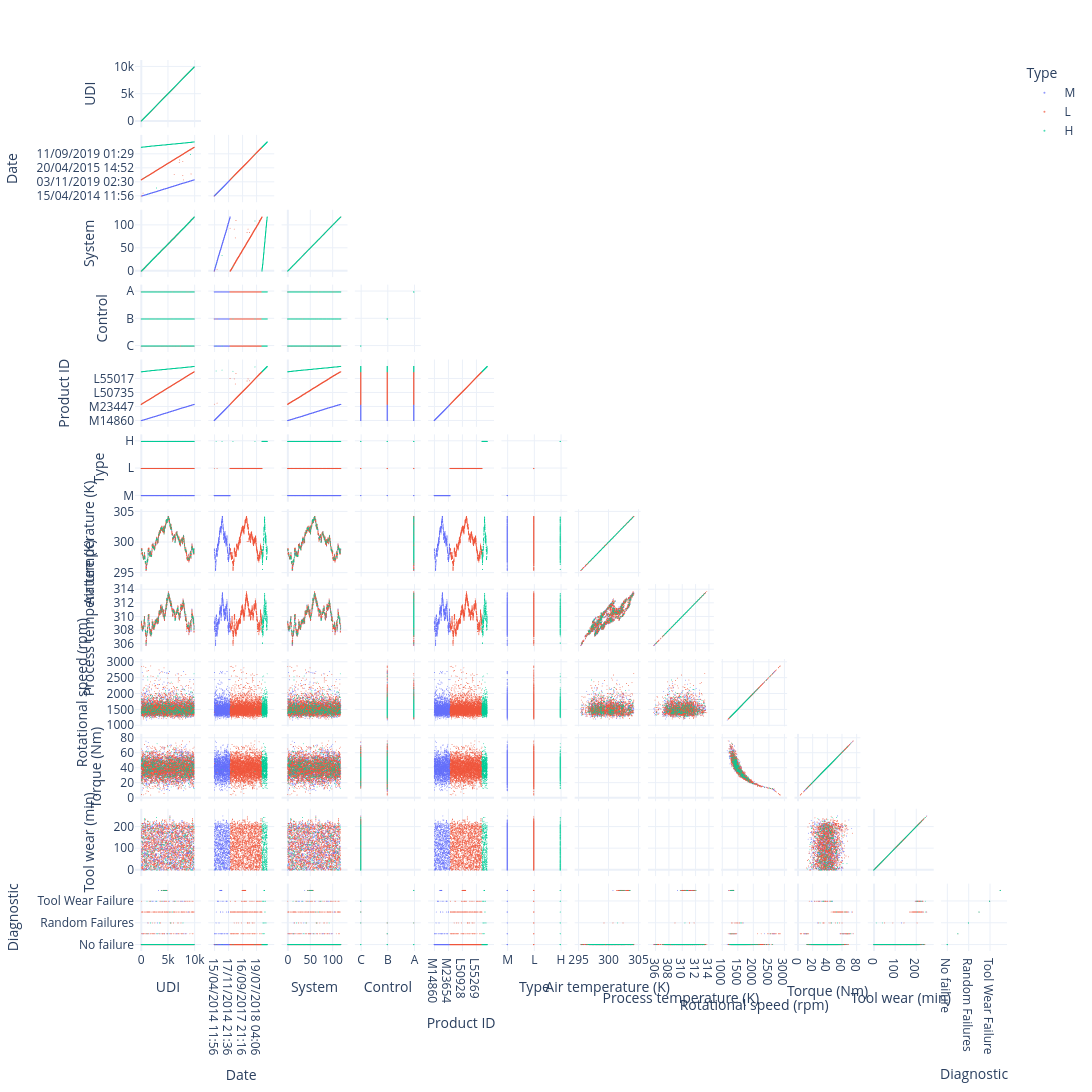

Notebook code cell kept with this figure:
### Code cell
# pairplot for basic data distribution
fig_size = 2000

data_sort = "UDI"
df_sorted = df.sort_values(data_sort)

pair_1 = px.scatter_matrix(
    df_sorted,
    dimensions=df.columns.to_list(),
    color='Type',
    #symbol=,

    opacity=0.7,
    #size='value',
    #hover_data=['id', 'name']
    height=fig_size,
    width=fig_size
)
pair_1.update_traces(showupperhalf=False)
pair_1.update_traces(diagonal_visible=True)
pair_1.update_traces(marker=dict(size=1))

pair_1.show()

### Figure 1 — Plotly figure (JSON) as saved in the notebook; plotly's stock layout.template omitted (floating-point values rounded to 4 significant figures; data arrays with more than 128 entries replaced by an {"elided": "..."} marker saying what was removed)
{"data": [{"diagonal": {"visible": true}, "dimensions": [{"axis": {"matches": true}, "label": "UDI", "values": {"elided": "2997 int values"}}, {"axis": {"matches": true}, "label": "Date", "values": {"elided": "2997 str values"}}, {"axis": {"matches": true}, "label": "System", "values": {"elided": "2997 int values"}}, {"axis": {"matches": true}, "label": "Control", "values": {"elided": "2997 str values"}}, {"axis": {"matches": true}, "label": "Product ID", "values": {"elided": "2997 str values"}}, {"axis": {"matches": true}, "label": "Type", "values": {"elided": "2997 str values"}}, {"axis": {"matches": true}, "label": "Air temperature (K)", "values": {"elided": "2997 float values"}}, {"axis": {"matches": true}, "label": "Process temperature (K)", "values": {"elided": "2997 float values"}}, {"axis": {"matches": true}, "label": "Rotational speed (rpm)", "values": {"elided": "2997 float values"}}, {"axis": {"matches": true}, "label": "Torque (Nm)", "values": {"elided": "2997 float values"}}, {"axis": {"matches": true}, "label": "Tool wear (min)", "values": {"elided": "2997 float values"}}, {"axis": {"matches": true}, "label": "Diagnostic", "values": {"elided": "2997 str values"}}], "hovertemplate": "Type=M<br>%{xaxis.title.text}=%{x}<br>%{yaxis.title.text}=%{y}<extra></extra>", "legendgroup": "M", "marker": {"color": "#636efa", "opacity": 0.7, "size": 1, "symbol": "circle"}, "name": "M", "showlegend": true, "showupperhalf": false, "type": "splom"}, {"diagonal": {"visible": true}, "dimensions": [{"axis": {"matches": true}, "label": "UDI", "values": {"elided": "6000 int values"}}, {"axis": {"matches": true}, "label": "Date", "values": {"elided": "6000 str values"}}, {"axis": {"matches": true}, "label": "System", "values": {"elided": "6000 int values"}}, {"axis": {"matches": true}, "label": "Control", "values": {"elided": "6000 str values"}}, {"axis": {"matches": true}, "label": "Product ID", "values": {"elided": "6000 str values"}}, {"axis": {"matches": true}, "label": "Type", "values": {"elided": "6000 str values"}}, {"axis": {"matches": true}, "label": "Air temperature (K)", "values": {"elided": "6000 float values"}}, {"axis": {"matches": true}, "label": "Process temperature (K)", "values": {"elided": "6000 float values"}}, {"axis": {"matches": true}, "label": "Rotational speed (rpm)", "values": {"elided": "6000 float values"}}, {"axis": {"matches": true}, "label": "Torque (Nm)", "values": {"elided": "6000 float values"}}, {"axis": {"matches": true}, "label": "Tool wear (min)", "values": {"elided": "6000 float values"}}, {"axis": {"matches": true}, "label": "Diagnostic", "values": {"elided": "6000 str values"}}], "hovertemplate": "Type=L<br>%{xaxis.title.text}=%{x}<br>%{yaxis.title.text}=%{y}<extra></extra>", "legendgroup": "L", "marker": {"color": "#EF553B", "opacity": 0.7, "size": 1, "symbol": "circle"}, "name": "L", "showlegend": true, "showupperhalf": false, "type": "splom"}, {"diagonal": {"visible": true}, "dimensions": [{"axis": {"matches": true}, "label": "UDI", "values": {"elided": "1003 int values"}}, {"axis": {"matches": true}, "label": "Date", "values": {"elided": "1003 str values"}}, {"axis": {"matches": true}, "label": "System", "values": {"elided": "1003 int values"}}, {"axis": {"matches": true}, "label": "Control", "values": {"elided": "1003 str values"}}, {"axis": {"matches": true}, "label": "Product ID", "values": {"elided": "1003 str values"}}, {"axis": {"matches": true}, "label": "Type", "values": {"elided": "1003 str values"}}, {"axis": {"matches": true}, "label": "Air temperature (K)", "values": {"elided": "1003 float values"}}, {"axis": {"matches": true}, "label": "Process temperature (K)", "values": {"elided": "1003 float values"}}, {"axis": {"matches": true}, "label": "Rotational speed (rpm)", "values": {"elided": "1003 float values"}}, {"axis": {"matches": true}, "label": "Torque (Nm)", "values": {"elided": "1003 float values"}}, {"axis": {"matches": true}, "label": "Tool wear (min)", "values": {"elided": "1003 float values"}}, {"axis": {"matches": true}, "label": "Diagnostic", "values": {"elided": "1003 str values"}}], "hovertemplate": "Type=H<br>%{xaxis.title.text}=%{x}<br>%{yaxis.title.text}=%{y}<extra></extra>", "legendgroup": "H", "marker": {"color": "#00cc96", "opacity": 0.7, "size": 1, "symbol": "circle"}, "name": "H", "showlegend": true, "showupperhalf": false, "type": "splom"}], "layout": {"dragmode": "select", "height": 2000, "legend": {"title": {"text": "Type"}, "tracegroupgap": 0}, "margin": {"t": 60}, "width": 2000}}
